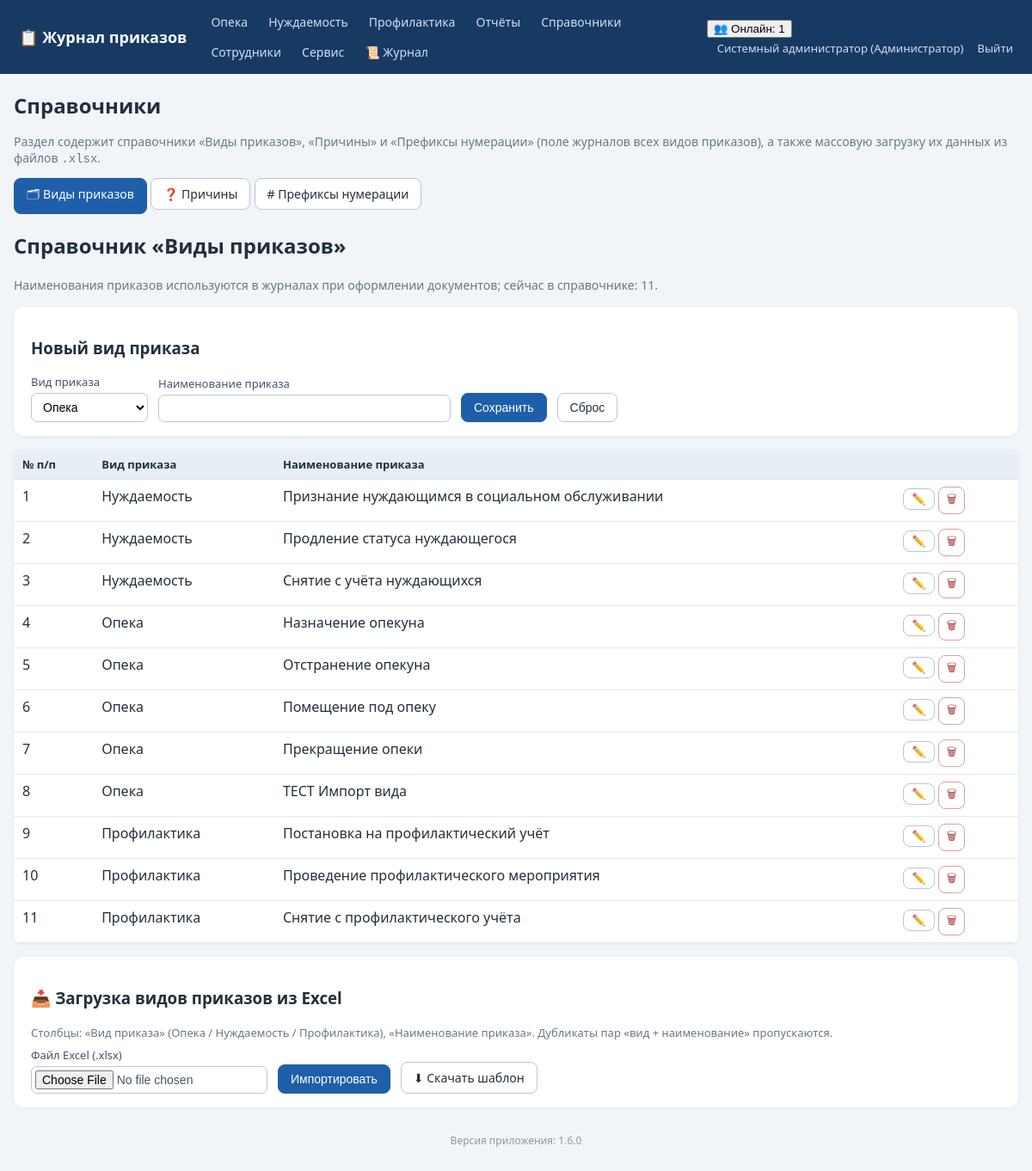
Page /references (signed in) on the committed database.
### tables this page shows
CREATE TABLE employees (
    id INTEGER PRIMARY KEY AUTOINCREMENT,
    full_name TEXT NOT NULL,
    position TEXT NOT NULL DEFAULT '',
    login TEXT UNIQUE,
    password_hash TEXT,
    pwd_changed_at TEXT,           -- дата последней самостоятельной смены пароля
    role_id INTEGER REFERENCES roles(id)
);

CREATE TABLE roles (
    id INTEGER PRIMARY KEY AUTOINCREMENT,
    name TEXT UNIQUE NOT NULL
);

CREATE TABLE order_types (
    id INTEGER PRIMARY KEY AUTOINCREMENT,
    kind TEXT NOT NULL,              -- вид приказа (название журнала)
    name TEXT NOT NULL,              -- наименование приказа
    prefix TEXT NOT NULL DEFAULT '', -- префикс номера приказа для вида (напр. "ОП" -> 1-ОП)
    UNIQUE(kind, name)
);

### app.py (the view)
@app.route('/references')
def references():
    require_login()
    tab = request.args.get('tab', 'order_types')
    if tab not in ('order_types', 'reasons', 'prefixes'):
        tab = 'order_types'
    user = current_user()
    conn = get_db()
    ot_rows = conn.execute('SELECT * FROM order_types ORDER BY kind, name').fetchall()
    reasons_rows = conn.execute(
        'SELECT r.id, r.name, COALESCE(r.journal, \'opeka\') AS journal, '
        'r.active, COUNT(o.id) used '
        'FROM reasons r LEFT JOIN orders o ON o.reason_id=r.id '
        'GROUP BY r.id ORDER BY r.journal, r.name').fetchall()
    rs_dupes = sum(1 for r in reasons_rows if not r['active'])
    if request.args.get('show_dupes'):
        show_rs = list(reasons_rows)
    else:
        show_rs = [r for r in reasons_rows if r['active']]
    pf_rows = conn.execute(
        'SELECT journal, prefix FROM order_prefixes ORDER BY journal').fetchall()
    prefixes = {j: '' for j in JOURNAL_TYPES}
    for r in pf_rows:
        if r['journal'] in prefixes:
            prefixes[r['journal']] = r['prefix']
    conn.close()
    return render_template(
        'references.html', tab=tab,
        order_types_rows=ot_rows, order_types_n=len(ot_rows),
        reasons_rows=show_rs, reasons_n=len(show_rs),
        reasons_total=len(reasons_rows), reasons_dupes=rs_dupes,
        prefixes=prefixes, default_prefixes=DEFAULT_ORDER_PREFIX,
        all_journals=[(j, JOURNAL_TITLES[j]) for j in JOURNAL_TYPES],
        journal_titles=JOURNAL_TITLES,
        can_edit_ot=can_edit_order_types(user),
        can_edit_rs=can_edit_reasons(user))

### app.py (called while the page is built, shortened)
def has_request_context_safe():
    try:
        from flask import has_request_context
        return has_request_context()
    except Exception:
        return False

def _session_signature(uid):
    raw = request.cookies.get(app.config['SESSION_COOKIE_NAME'], '')
    if not raw:
        return ''

def _db_touch_throttled(key, min_interval=10.0):
    now = time.time()
    last = _DB_TOUCH_TS.get(key, 0)
    if now - last >= min_interval:
        _DB_TOUCH_TS[key] = now
        return True
    return False

def db_cleanup_active_sessions(cutoff):
    try:
        conn = get_db()
        conn.execute('DELETE FROM active_sessions WHERE last_seen < ?', (cutoff,))
        conn.commit()
        conn.close()
    except Exception:
        pass

def touch_active_session(uid):
    sid = _session_signature(uid)
    ip = request.remote_addr if has_request_context_safe() else ''
    now = time.time()
    with ACTIVE_SESSIONS_LOCK:
        ACTIVE_SESSIONS[(uid, sid)] = {'last_seen': now, 'ip': ip}
    if _db_touch_throttled((uid, sid)):
        db_touch_active_session(uid, sid, ip)

def cleanup_active_sessions():
    cutoff = time.time() - ACTIVE_TIMEOUT
    with ACTIVE_SESSIONS_LOCK:
        expired = [k for k, v in ACTIVE_SESSIONS.items()
                   if v['last_seen'] < cutoff]
        for k in expired:
            del ACTIVE_SESSIONS[k]
    db_cleanup_active_sessions(cutoff)

@app.before_request
def _mark_tls_noise_context():
    try:
        from flask import g as _fg
        _tls_noise_ctx.g = _fg
    except Exception:
        pass

def get_db():
    conn = sqlite3.connect(DB_PATH)
    conn.row_factory = sqlite3.Row
    conn.execute('PRAGMA foreign_keys = ON')
    return conn

def current_user():
    uid = session.get('user_id')
    if not uid:
        return None
    conn = get_db()
    u = conn.execute('SELECT e.*, r.name AS role_name FROM employees e '
                     'LEFT JOIN roles r ON r.id=e.role_id WHERE e.id=?', (uid,)).fetchone()
    conn.close()
    return u

def require_login():
    if not current_user():
        abort(redirect(url_for('login')))

def can_edit_order_types(user=None):
    user = user or current_user()
    return bool(user) and user['role_name'] in FULL_DATA_ROLES + ('Куратор',)

def can_edit_reasons(user=None):
    return can_edit_order_types(user)

### templates/references.html (shortened to what this page needs)
{% extends 'base.html' %}
{% block content %}
<h1>Справочники</h1>
<p class="muted">Раздел содержит справочники «Виды приказов», «Причины» и
   «Префиксы нумерации» (поле журналов всех видов приказов), а также массовую
   загрузку их данных из файлов <code>.xlsx</code>.</p>
<div class="tabs no-print" style="margin-bottom:14px">
  <a class="btn {% if tab == 'order_types' %}primary{% endif %}"
     href="{{ url_for('references', tab='order_types') }}#ot-list">🗂 Виды приказов</a>
  <a class="btn {% if tab == 'reasons' %}primary{% endif %}"
     href="{{ url_for('references', tab='reasons') }}#rs-list">❓ Причины</a>
  <a class="btn {% if tab == 'prefixes' %}primary{% endif %}"
     href="{{ url_for('references', tab='prefixes') }}#pf-list"># Префиксы нумерации</a>
</div>
{% if tab == 'order_types' %}
<h2 id="ot-list">Справочник «Виды приказов»</h2>
{% if can_edit_ot %}
<p class="muted">Наименования приказов используются в журналах при оформлении
   документов; сейчас в справочнике: {{ order_types_n }}.</p>
<div class="panel">
  <h3 id="otTitle">Новый вид приказа</h3>
  <form method="post" action="{{ url_for('order_type_save') }}" id="otForm">
    <label>Вид приказа
      <select name="kind" id="ot_kind">
        {% for j,t in all_journals %}<option value="{{j}}">{{t}}</option>{% endfor %}
      </select>
    </label>
    <label>Наименование приказа <input name="name" id="ot_name" required style="min-width:340px"></label>
    <button class="btn primary">Сохранить</button>
    <button class="btn" type="button" onclick="resetOt()">Сброс</button>
  </form>
</div>
<table class="grid">
  <tr><th>№ п/п</th><th>Вид приказа</th><th>Наименование приказа</th><th></th></tr>
  {% for r in order_types_rows %}
  <tr>
    <td>{{ loop.index }}</td>
    <td>{{ journal_titles[r.kind] }}</td>
    <td>{{ r.name }}</td>
    <td class="actions">
      <button class="btn sm" data-id="{{ r.id }}" data-kind="{{ r.kind }}" data-name="{{ r.name }}"
              onclick="editOt(this)">✏️</button>
      <form method="post" action="{{ url_for('order_type_delete', tid=r.id) }}" style="display:inline"
            onsubmit="return confirm('Удалить?')"><button class="btn sm danger">🗑</button></form>
    </td>
  </tr>
  {% else %}
  <tr><td colspan="4" class="empty">Справочник пуст</td></tr>
  {% endfor %}
</table>
<div class="panel" id="ot-import">
  <h3>📥 Загрузка видов приказов из Excel</h3>
  <p class="hint">Столбцы: «Вид приказа» (Опека / Нуждаемость / Профилактика),
     «Наименование приказа». Дубликаты пар «вид + наименование» пропускаются.</p>
  <form method="post" action="{{ url_for('order_types_import') }}" enctype="multipart/form-data">
    <label>Файл Excel (.xlsx) <input type="file" name="file" accept=".xlsx" required></label>
    <button class="btn primary" type="submit">Импортировать</button>
    <a class="btn" href="{{ url_for('order_types_template') }}">⬇ Скачать шаблон</a>
  </form>
</div>
{% endif %}
{% endif %}
{% endblock %}

### templates/base.html (shortened to what this page needs)
<!DOCTYPE html>
<html lang="ru">
<head>
<link rel="stylesheet" href="{{ url_for('static', filename='style.css') }}">
</head>
<body>
<header class="topbar no-print">
  <div class="brand"><a href="{{ url_for('index') }}">📋 Журнал приказов</a></div>
  <nav>
    {% for j, t in accessible_journals %}
      <a href="{{ url_for('journal_list', journal=j) }}">{{ t }}</a>
    {% endfor %}
    {% if cu and cu.role_name in ['Администратор','Начальник отдела','Куратор'] %}
      <a href="{{ url_for('reports') }}">Отчёты</a>
    {% endif %}
    <a href="{{ url_for('references', tab='order_types') }}">Справочники</a>
    {% if cu and cu.role_name == 'Администратор' %}
      <a href="{{ url_for('employees') }}">Сотрудники</a>
      <a href="{{ url_for('service') }}">Сервис</a>
      <a href="{{ url_for('logs_view') }}" title="Журнал логирования">📜 Журнал</a>
    {% endif %}
  </nav>
  <div class="userbox">
    {% if cu %}
      {% if active_users is not none %}
        <div class="online" id="onlineBox" title="Сотрудники, работавшие в системе за последние {{ (active_timeout // 60) or 1 }} мин. Обновляется автоматически.">
          <button type="button" class="online-toggle" onclick="toggleOnline()">👥 Онлайн: {{ active_users|length }}</button>
        </div>
      {% endif %}
      <a href="{{ url_for('profile') }}" title="Сменить пароль">{{ cu.full_name }} ({{ cu.role_name }})</a>
      <a href="{{ url_for('logout') }}">Выйти</a>
    {% endif %}
  </div>
</header>
<main class="container">
  {% block content %}{% endblock %}
</main>
<footer class="foot no-print">Версия приложения: {{ app_version }}</footer>
</body>
</html>

### static/style.css (style rules this page uses)
:root { --bs:#1f5fa9;--bg:#f2f5f8;--tx:#22303c; }
* { box-sizing:border-box }
body { margin:0;font-family:"Segoe UI",Arial,sans-serif;background:var(--bg);color:var(--tx); }
a { color:var(--bs); }
.topbar { display:flex;align-items:center;gap:18px;flex-wrap:wrap;background:#173a63;color:#fff;padding:10px 22px; }
.topbar .brand a { color:#fff;font-weight:700;font-size:18px;text-decoration:none; }
.topbar nav { display:flex;gap:4px;flex-wrap:wrap;flex:1; }
.topbar nav a { color:#cfe0f5;text-decoration:none;padding:6px 10px;border-radius:6px;font-size:14px; }
.userbox a { color:#cfe0f5;text-decoration:none;font-size:13px;margin-left:12px; }
.container { max-width:1200px;margin:20px auto;padding:0 16px; }
h1 { font-size:24px; }
.panel { background:#fff;border-radius:12px;padding:16px 20px;margin:16px 0;box-shadow:0 1px 4px rgba(0,0,0,.06); }
.panel form { display:flex;flex-wrap:wrap;gap:12px;align-items:end; }
label { display:flex;flex-direction:column;font-size:13px;gap:4px;color:#44556a; }
input,select { padding:7px 9px;border:1px solid #b9c6d3;border-radius:7px;font-size:14px;background:#fff; }
input[type=file] { padding:4px; }
.btn { display:inline-block;padding:8px 14px;border-radius:8px;border:1px solid #b9c6d3;background:#fff;color:var(--tx);cursor:pointer;font-size:14px;text-decoration:none; }
.btn.primary { background:var(--bs);border-color:var(--bs);color:#fff; }
.btn.danger { background:#fff;border-color:#dba0a0;color:#a33; }
.btn.sm { padding:4px 9px;font-size:13px; }
table.grid { width:100%;border-collapse:collapse;background:#fff;margin:14px 0;box-shadow:0 1px 4px rgba(0,0,0,.06);border-radius:8px;overflow:hidden; }
.grid th { background:#e8eef5;font-size:13px;text-align:left; }
.grid th,.grid td { padding:8px 10px;border-bottom:1px solid #e2e8ef;vertical-align:top; }
.actions { white-space:nowrap; }
.muted { color:#67788a;font-size:14px; }
.foot { text-align:center;color:#8a99a8;font-size:12px;margin:30px 0; }
.hint { color:#67788a;font-size:13px;margin:4px 0 8px 0; }

### rows in the picture
employees: full_name "Системный администратор"
roles: role_name "Администратор"
order_types: kind "Нуждаемость", name "Признание нуждающимся в социальном обслуживании"
order_types: kind "Нуждаемость", name "Продление статуса нуждающегося"
order_types: kind "Нуждаемость", name "Снятие с учёта нуждающихся"
order_types: kind "Опека", name "Назначение опекуна"
order_types: kind "Опека", name "Отстранение опекуна"
order_types: kind "Опека", name "Помещение под опеку"
order_types: kind "Опека", name "Прекращение опеки"
order_types: kind "Опека", name "ТЕСТ Импорт вида"
order_types: kind "Профилактика", name "Постановка на профилактический учёт"
order_types: kind "Профилактика", name "Проведение профилактического мероприятия"
order_types: kind "Профилактика", name "Снятие с профилактического учёта"

### other values in the picture
{{ t }} "Опека" "Нуждаемость" "Профилактика"
{{ active_users|length }} "1"
{{ order_types_n }} "11"
{{ app_version }} "1.6.0"
form field kind "Опека"
